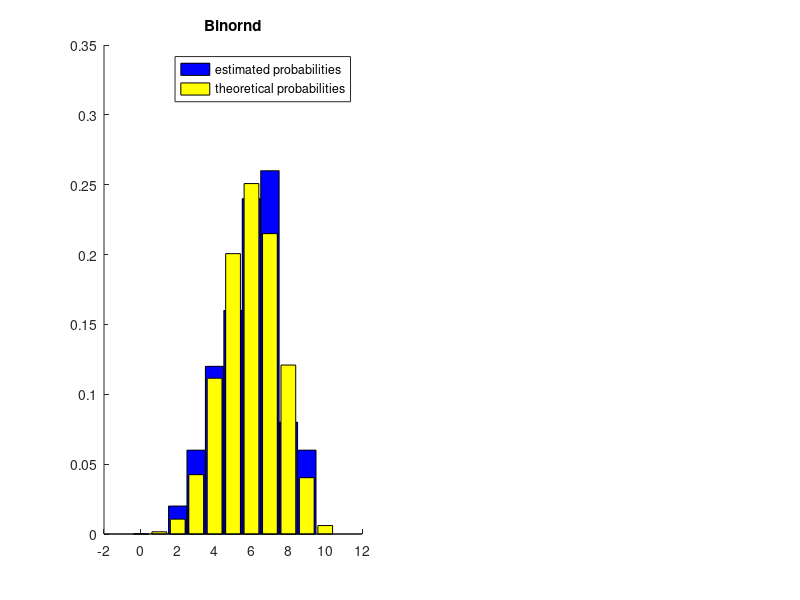

Write MATLAB code to recreate this figure. (Note: this script raises an error after producing the figure.)
clf;
p=0.6; n=10; m=100;

x1=binornd(n,p,1,m);
N1=histc(x1,0:n);
subplot(1,2,1); hold on; title('Binornd');
bar(0:n,N1/m,'hist','FaceColor','b');
bar(0:n,binopdf(0:n,n,p),'FaceColor','y');
legend('estimated probabilities','theoretical probabilities');

x2=lab3_2i(p,n,m);
N2=histc(x2,0:n);
subplot(1,2,2); hold on; title('My binornd');
bar(0:n,N2/m,'hist','FaceColor','b');
bar(0:n,binopdf(0:n,n,p),'FaceColor','y');
legend('estimated probabilities','theoretical probabilities');